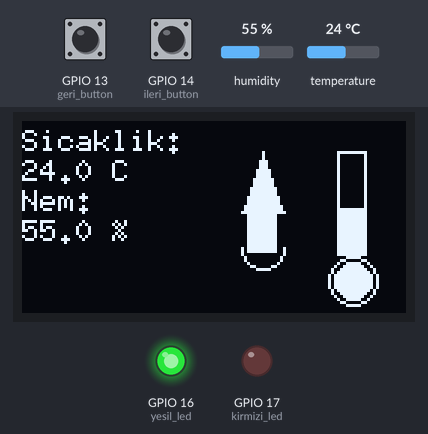
The sketch below on a simulated ESP32. Parts: 128×64 one-colour display, output pins drawn as LEDs (lit = HIGH). The inputs (shaded band) are chosen by the test bench; at power-on: GPIO 13 (geri_button) HIGH, GPIO 14 (ileri_button) HIGH, humidity 55 %, temperature 24 °C.

Above: at 1.9 s.
2.0 s: GPIO 13 (geri_button) pulled LOW for 1.3 s
At 2.5 s:
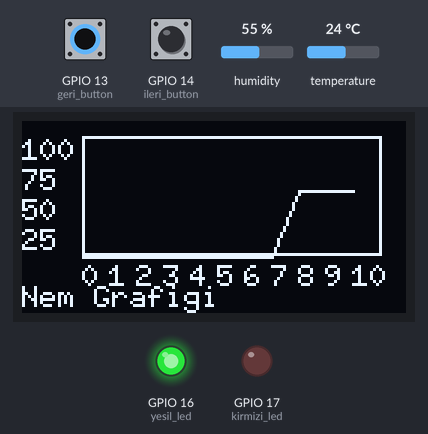
7.5 s: GPIO 14 (ileri_button) pulled LOW for 1.3 s
At 9.6 s:
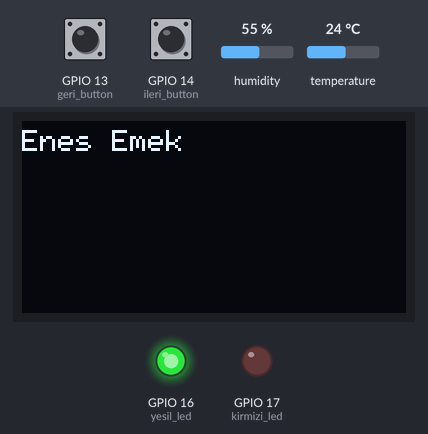
10.3 s: humidity set to 73 %
11.9 s: humidity set to 76 %
At 13.9 s:
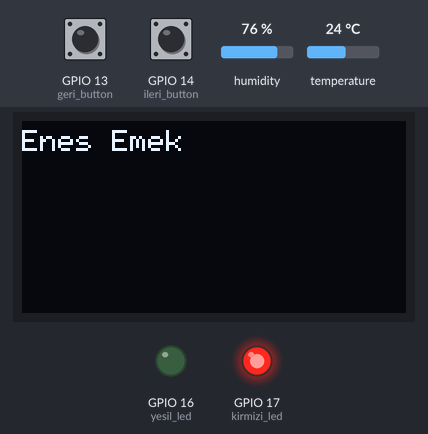
14.3 s: GPIO 13 (geri_button) pulled LOW for 1.3 s
At 15.5 s:
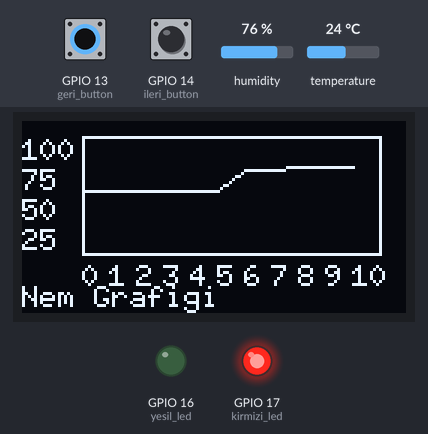
19.8 s: GPIO 13 (geri_button) pulled LOW for 3.2 s
At 21.8 s:
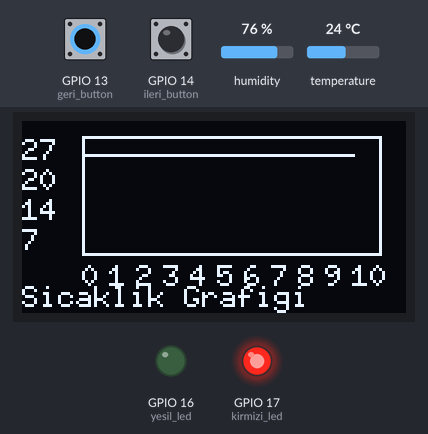
Timing chart, 0 to 23.3 s (numbered marks = the images above; inputs shaded):
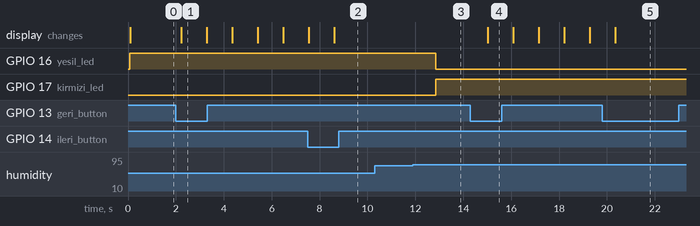

Measured:
- the behaviour switches between 74 and 75 % on humidity (found by bisection; images 2 and 3)
- after the input at 2.0 s, the display: changes after 0.23 s (image 1)
- after the input at 7.5 s, the display: first differs from a run without the input after 1.1 s (image 2)
- after the input at 10.3 s, every drawn part: stays the same
- after the input at 11.9 s, GPIO 16 (yesil_led): HIGH → LOW after 0.96 s; GPIO 17 (kirmizi_led): LOW → HIGH after 0.96 s
- after the input at 14.3 s, the display: changes after 0.72 s (image 4)
- after the input at 19.8 s, the display: changes after 0.55 s (image 5)
- what the display in image 1 shows lasts 1.1 s, from 2.2 s to 3.3 s

The sketch:

Dijital_Termometre.ino
```cpp
#include <Wire.h>
#include <U8g2lib.h>
#include <Adafruit_SHT31.h>

Adafruit_SHT31 sht31 = Adafruit_SHT31();
U8G2_SH1106_128X64_NONAME_F_HW_I2C u8g2(U8G2_R0, U8X8_PIN_NONE);


const uint8_t ileri_button = 14;
const uint8_t geri_button = 13;
bool ileri_onceki = LOW;
bool geri_onceki = LOW;
const int yesil_led = 16;
const int kirmizi_led = 17;

int counter = 0;
float sicaklik;
float nem;


#define GRAFIK_NOKTA 11
float sicaklik_gecmis[GRAFIK_NOKTA] = {0};
float nem_gecmis[GRAFIK_NOKTA] = {0};


void drawThermometer(float sicaklik) {
  const int x_center = 110, y_top = 10;
  const int tube_height = 35, tube_width = 10, bulb_radius = 8;

  u8g2.drawFrame(x_center - tube_width / 2, y_top, tube_width, tube_height);
  u8g2.drawCircle(x_center, y_top + tube_height + bulb_radius, bulb_radius, U8G2_DRAW_ALL);

  int fill_height = map((int)sicaklik, 0, 50, 0, tube_height);
  u8g2.drawBox(x_center - tube_width / 2 + 1, y_top + tube_height - fill_height, tube_width - 2, fill_height);
  u8g2.drawDisc(x_center, y_top + tube_height + bulb_radius, bulb_radius - 2, U8G2_DRAW_ALL);
}


void drawDrop(float nem) {
  const int x_center = 80, y_top = 10;
  const int drop_width = 14, drop_height = 40;

  u8g2.drawTriangle(
    x_center, y_top,
    x_center - drop_width / 2, y_top + drop_height / 2,
    x_center + drop_width / 2, y_top + drop_height / 2
  );
  u8g2.drawCircle(x_center, y_top + drop_height - 8, drop_width / 2, U8G2_DRAW_LOWER_LEFT | U8G2_DRAW_LOWER_RIGHT);

  int dolu_h = map((int)nem, 0, 100, 0, drop_height - 6);
  u8g2.drawBox(x_center - drop_width / 2 + 2, y_top + drop_height - dolu_h - 6, drop_width - 4, dolu_h);
}


void drawSicaklikGrafik() {
  const int gx = 20, gy = 5, gw = 100, gh = 40;
  u8g2.drawFrame(gx, gy, gw, gh);

  u8g2.setCursor(0, gy + 8);  u8g2.print("27");
  u8g2.setCursor(0, gy + 18); u8g2.print("20");
  u8g2.setCursor(0, gy + 28); u8g2.print("14");
  u8g2.setCursor(0, gy + 38); u8g2.print("7");

  for (int i = 0; i < GRAFIK_NOKTA; i++) {
    u8g2.setCursor(gx + i * 9, gy + gh + 10);
    u8g2.print(i);
  }

  for (int i = 0; i < GRAFIK_NOKTA - 1; i++) {
    int y1 = map((int)sicaklik_gecmis[i], 7, 27, gy + gh, gy);
    int y2 = map((int)sicaklik_gecmis[i + 1], 7, 27, gy + gh, gy);
    u8g2.drawLine(gx + i * 9, y1, gx + (i + 1) * 9, y2);
  }
}


void drawNemGrafik() {
  const int gx = 20, gy = 5, gw = 100, gh = 40;
  u8g2.drawFrame(gx, gy, gw, gh);

  u8g2.setCursor(0, gy + 8);  u8g2.print("100");
  u8g2.setCursor(0, gy + 18); u8g2.print("75");
  u8g2.setCursor(0, gy + 28); u8g2.print("50");
  u8g2.setCursor(0, gy + 38); u8g2.print("25");

  for (int i = 0; i < GRAFIK_NOKTA; i++) {
    u8g2.setCursor(gx + i * 9, gy + gh + 10);
    u8g2.print(i);
  }

  for (int i = 0; i < GRAFIK_NOKTA - 1; i++) {
    int y1 = map((int)nem_gecmis[i], 0, 100, gy + gh, gy);
    int y2 = map((int)nem_gecmis[i + 1], 0, 100, gy + gh, gy);
    u8g2.drawLine(gx + i * 9, y1, gx + (i + 1) * 9, y2);
  }
}


void setup() {
  Wire.begin(21, 22);
  Serial.begin(9600);
  pinMode(ileri_button, INPUT);
  pinMode(geri_button, INPUT);
  pinMode(kirmizi_led,OUTPUT);
  pinMode(yesil_led,OUTPUT);
  if (!sht31.begin(0x44)) {
    Serial.println("SHT31 bulunamadi!");
    while (1);
  }

  u8g2.begin();
  u8g2.setFont(u8g2_font_6x10_tr);
}

void loop() {

  bool ileri_state = digitalRead(ileri_button);
  bool geri_state = digitalRead(geri_button);

  if (ileri_onceki == HIGH && ileri_state == LOW) {
    counter = (counter + 1) % 4;
  }
  if (geri_onceki == HIGH && geri_state == LOW) {
    counter = (counter - 1 + 3) % 3;
  }
  ileri_onceki = ileri_state;
  geri_onceki = geri_state;


  sicaklik = sht31.readTemperature();
  nem = sht31.readHumidity();
  if(sicaklik >= 25 || nem >= 75){
    digitalWrite(kirmizi_led ,HIGH);
    digitalWrite(yesil_led ,LOW);
  }
  else{
    digitalWrite(kirmizi_led,LOW);
    digitalWrite(yesil_led,HIGH);
  }

  for (int i = 0; i < GRAFIK_NOKTA - 1; i++) {
    sicaklik_gecmis[i] = sicaklik_gecmis[i + 1];
    nem_gecmis[i] = nem_gecmis[i + 1];
  }
  sicaklik_gecmis[GRAFIK_NOKTA - 1] = sicaklik;
  nem_gecmis[GRAFIK_NOKTA - 1] = nem;


  u8g2.clearBuffer();

  if (counter == 1) {
    u8g2.setCursor(0, 62);
    u8g2.print("Sicaklik Grafigi");
    drawSicaklikGrafik();
  }
  else if (counter == 2) {
    u8g2.setCursor(0, 62);
    u8g2.print("Nem Grafigi");
    drawNemGrafik();
  }
  else if (counter ==3){
    u8g2.setCursor(0,10);
    u8g2.print("Enes Emek");
  }
  else {
    u8g2.setCursor(0, 10);
    u8g2.print("Sicaklik:");
    u8g2.setCursor(0, 20);
    u8g2.print(sicaklik, 1);
    u8g2.print(" C");
    u8g2.setCursor(0, 30);
    u8g2.print("Nem: ");
    u8g2.setCursor(0, 40);
    u8g2.print(nem, 1);
    u8g2.print(" %");

    drawThermometer(sicaklik);
    drawDrop(nem);
  }

  u8g2.sendBuffer();
  delay(1000);
}
```
